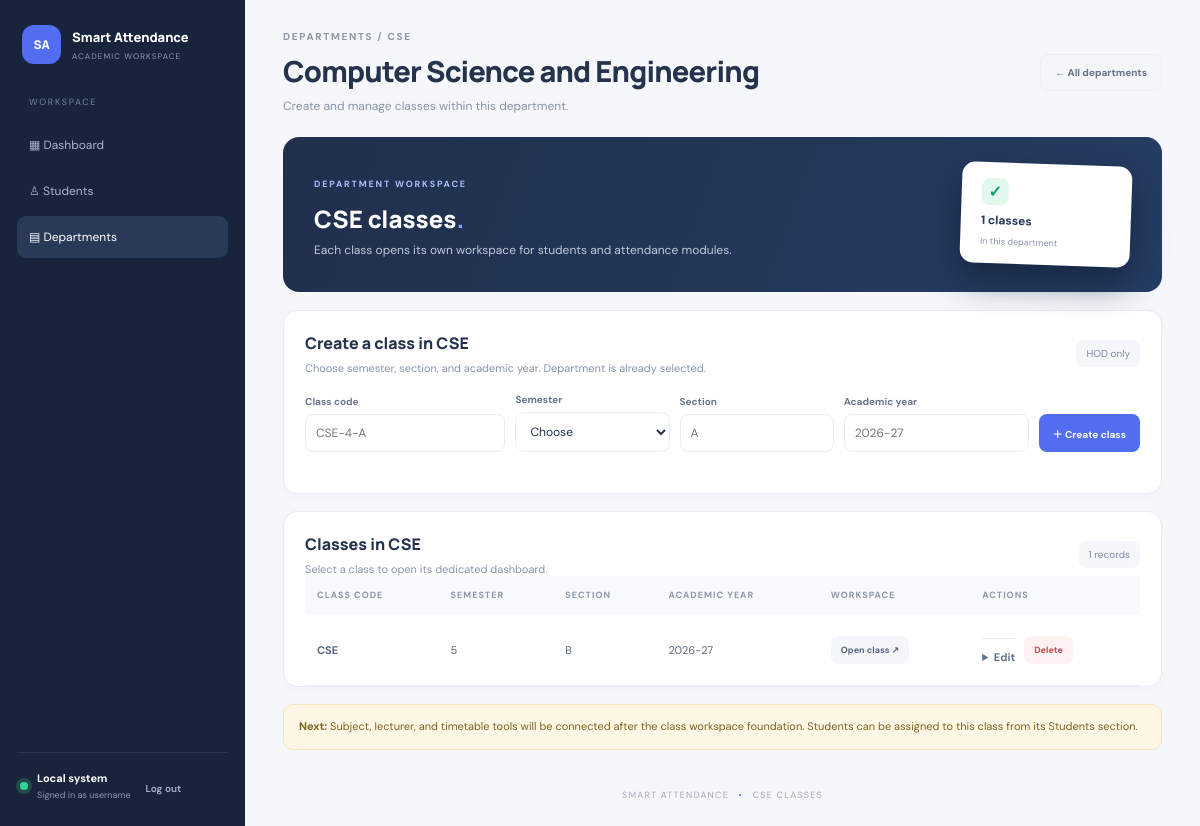
/departments/1/classes (signed in), run on the app's committed database.
### tables this page shows
CREATE TABLE users (
            id INTEGER PRIMARY KEY AUTOINCREMENT, username TEXT NOT NULL UNIQUE,
            password_hash TEXT NOT NULL, role TEXT NOT NULL CHECK(role IN ('hod','lecturer')),
            display_name TEXT NOT NULL, is_active INTEGER NOT NULL DEFAULT 1,
            created_at TEXT NOT NULL);

CREATE TABLE departments (
            id INTEGER PRIMARY KEY AUTOINCREMENT,
            code TEXT NOT NULL UNIQUE COLLATE NOCASE,
            name TEXT NOT NULL,
            description TEXT NOT NULL DEFAULT '',
            created_at TEXT NOT NULL);

CREATE TABLE classes (
            id INTEGER PRIMARY KEY AUTOINCREMENT,
            class_code TEXT NOT NULL UNIQUE COLLATE NOCASE,
            department TEXT NOT NULL,
            semester INTEGER NOT NULL CHECK(semester BETWEEN 1 AND 8),
            section TEXT NOT NULL,
            academic_year TEXT NOT NULL,
            created_at TEXT NOT NULL,
            updated_at TEXT NOT NULL);

### app.py (the view, shortened to what this page needs)
@app.route("/departments/<int:department_id>/classes", methods=["GET", "POST"])
@role_required("hod")
def class_management(department_id):
    with db() as conn:
        department = conn.execute("SELECT * FROM departments WHERE id=?", (department_id,)).fetchone()
    if not department:
        flash("Department not found.", "error")
        return redirect(url_for("department_management"))
    with db() as conn:
        classes = conn.execute("SELECT * FROM classes WHERE upper(department)=upper(?) OR upper(department)=upper(?) ORDER BY semester, section, academic_year, class_code",
                               (department["code"], department["name"])).fetchall()
    return render_template("class_management.html", classes=classes, department=department,
                           admin_user=session.get("username", "hod"))

### app.py (called while the page is built)
@contextmanager
def db():
    conn = sqlite3.connect(DASHBOARD_DB, timeout=10)
    conn.row_factory = sqlite3.Row
    conn.execute("PRAGMA foreign_keys = ON")
    try:
        yield conn
        conn.commit()
    except Exception:
        conn.rollback()
        raise
    finally:
        conn.close()

def login_required(fn):
    @wraps(fn)
    def wrapped(*args, **kwargs):
        if not session.get("user_id"):
            return redirect(url_for("login", next=request.path))
        with db() as conn:
            user = conn.execute("SELECT id, username, role, display_name, is_active FROM users WHERE id=?",
                                (session["user_id"],)).fetchone()
        if not user or not user["is_active"]:
            session.clear()
            return redirect(url_for("login"))
        return fn(*args, **kwargs)
    return wrapped

def role_required(*roles):
    def decorator(fn):
        @wraps(fn)
        @login_required
        def wrapped(*args, **kwargs):
            if session.get("role") not in roles:
                return render_template("forbidden.html"), 403
            return fn(*args, **kwargs)
        return wrapped
    return decorator

### templates/class_management.html (shortened to what this page needs)
<!doctype html>
<html lang="en"><head><link rel="stylesheet" href="{{ url_for('static', filename='style.css') }}"></head>
<body><div class="layout"><aside class="sidebar"><div class="brand"><span class="brand-icon">SA</span><div><b>Smart Attendance</b><small>ACADEMIC WORKSPACE</small></div></div>
<nav><span class="nav-label">WORKSPACE</span><a href="{{ url_for('index') }}">▦ Dashboard</a><a href="{{ url_for('students_page') }}">♙ Students</a><a class="active" href="{{ url_for('department_management') }}">▤ Departments</a></nav>
<div class="side-bottom"><span class="online"></span><div><b>Local system</b><small>Signed in as {{ admin_user }}</small></div><form method="post" action="{{ url_for('logout') }}"><button class="logout" type="submit">Log out</button></form></div></aside>
<main class="main"><header class="topbar"><div><div class="eyebrow">DEPARTMENTS / {{ department.code }}</div><h1>{{ department.name }}</h1><p>Create and manage classes within this department.</p></div><a class="button ghost" href="{{ url_for('department_management') }}">← All departments</a></header>
<section class="hero"><div><span class="tag">DEPARTMENT WORKSPACE</span><h2>{{ department.code }} classes<span>.</span></h2><p>Each class opens its own workspace for students and attendance modules.</p></div><div class="hero-art"><div class="hero-check">✓</div><b>{{ classes|length }} classes</b><small>In this department</small></div></section>
<section class="panel class-create"><div class="panel-head"><div><h3>Create a class in {{ department.code }}</h3><p>Choose semester, section, and academic year. Department is already selected.</p></div><span class="pill">HOD only</span></div>
<form class="class-form" method="post" action="{{ url_for('class_management', department_id=department.id) }}">
<label>Class code<input name="class_code" maxlength="40" placeholder="{{ department.code }}-4-A" required></label><label>Semester<select name="semester" required><option value="">Choose</option>{% for n in range(1,9) %}<option value="{{ n }}">{{ n }}</option>{% endfor %}</select></label><label>Section<input name="section" maxlength="20" placeholder="A" required></label><label>Academic year<input name="academic_year" maxlength="20" placeholder="2026-27" required></label><button class="button primary" type="submit">＋ Create class</button></form></section>
<section class="panel"><div class="panel-head"><div><h3>Classes in {{ department.code }}</h3><p>Select a class to open its dedicated dashboard.</p></div><span class="pill">{{ classes|length }} records</span></div>
<div class="table-wrap"><table><thead><tr><th>CLASS CODE</th><th>SEMESTER</th><th>SECTION</th><th>ACADEMIC YEAR</th><th>WORKSPACE</th><th>ACTIONS</th></tr></thead><tbody>
{% for c in classes %}<tr><td><b>{{ c.class_code }}</b></td><td>{{ c.semester }}</td><td>{{ c.section }}</td><td>{{ c.academic_year }}</td><td><a class="button small" href="{{ url_for('class_dashboard', class_id=c.id) }}">Open class ↗</a></td><td><div class="actions"><details class="department-edit"><summary>Edit</summary></details><form method="post" action="{{ url_for('delete_class', class_id=c.id) }}" onsubmit="return confirm('Delete class {{ c.class_code }}? This cannot be undone.')"><button class="button small danger" type="submit">Delete</button></form></div></td></tr>
{% else %}<tr><td colspan="6" class="empty">No classes in this department yet. Create the first class above.</td></tr>{% endfor %}</tbody></table></div></section>
<div class="notice"><b>Next:</b> Subject, lecturer, and timetable tools will be connected after the class workspace foundation. Students can be assigned to this class from its Students section.</div><footer>SMART ATTENDANCE <span>•</span> {{ department.code }} CLASSES</footer></main></div></body></html>

### data on the page
users: username "username"
departments: code "CSE", name "Computer Science and Engineering", class_code "CSE-4-A"
classes: class_code "CSE", semester "5", section "B", academic_year "2026-27"

### other printed values
{{ classes|length }} "1"
